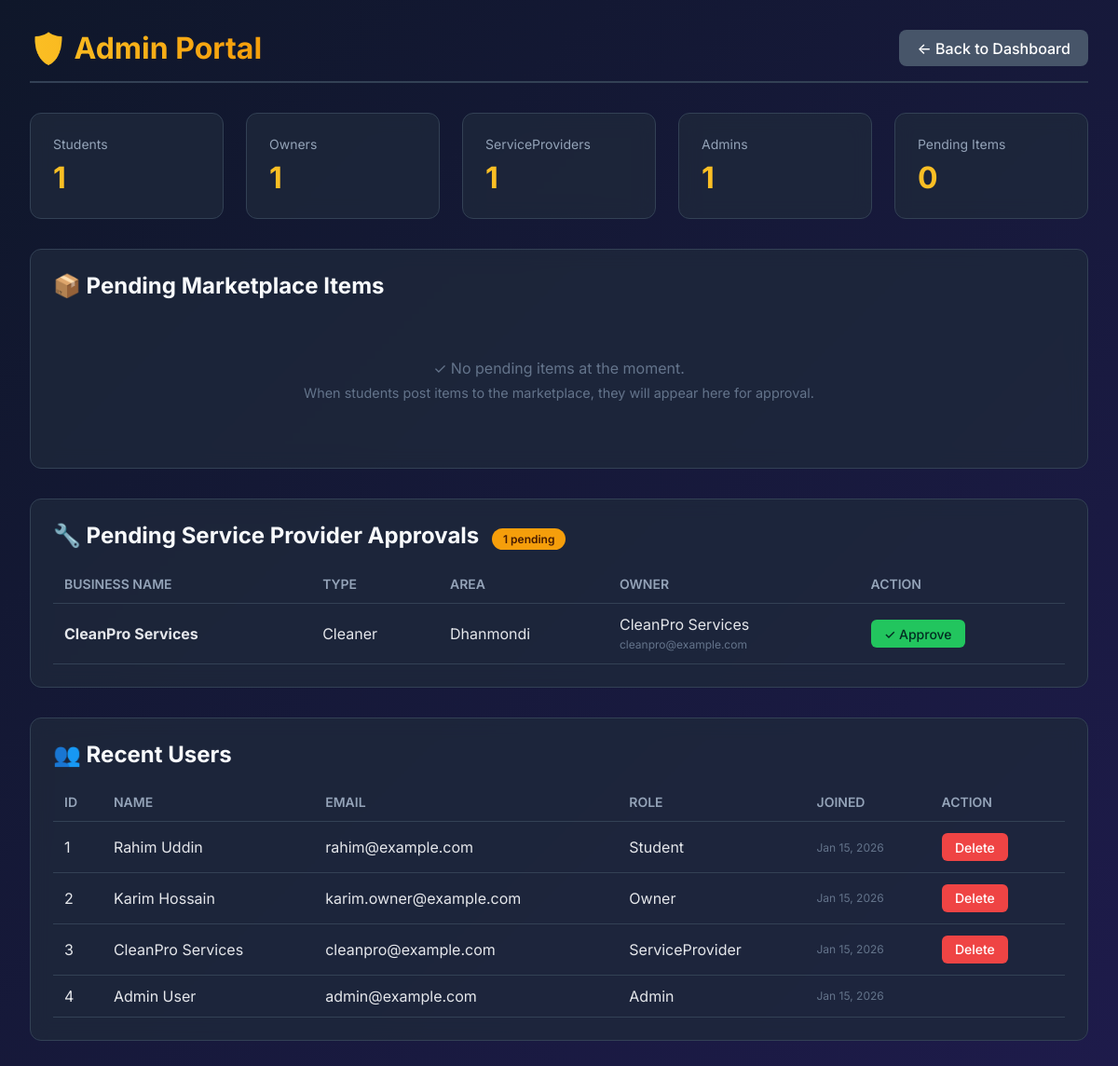
The app's page /admin_portal.php (signed in), older data.
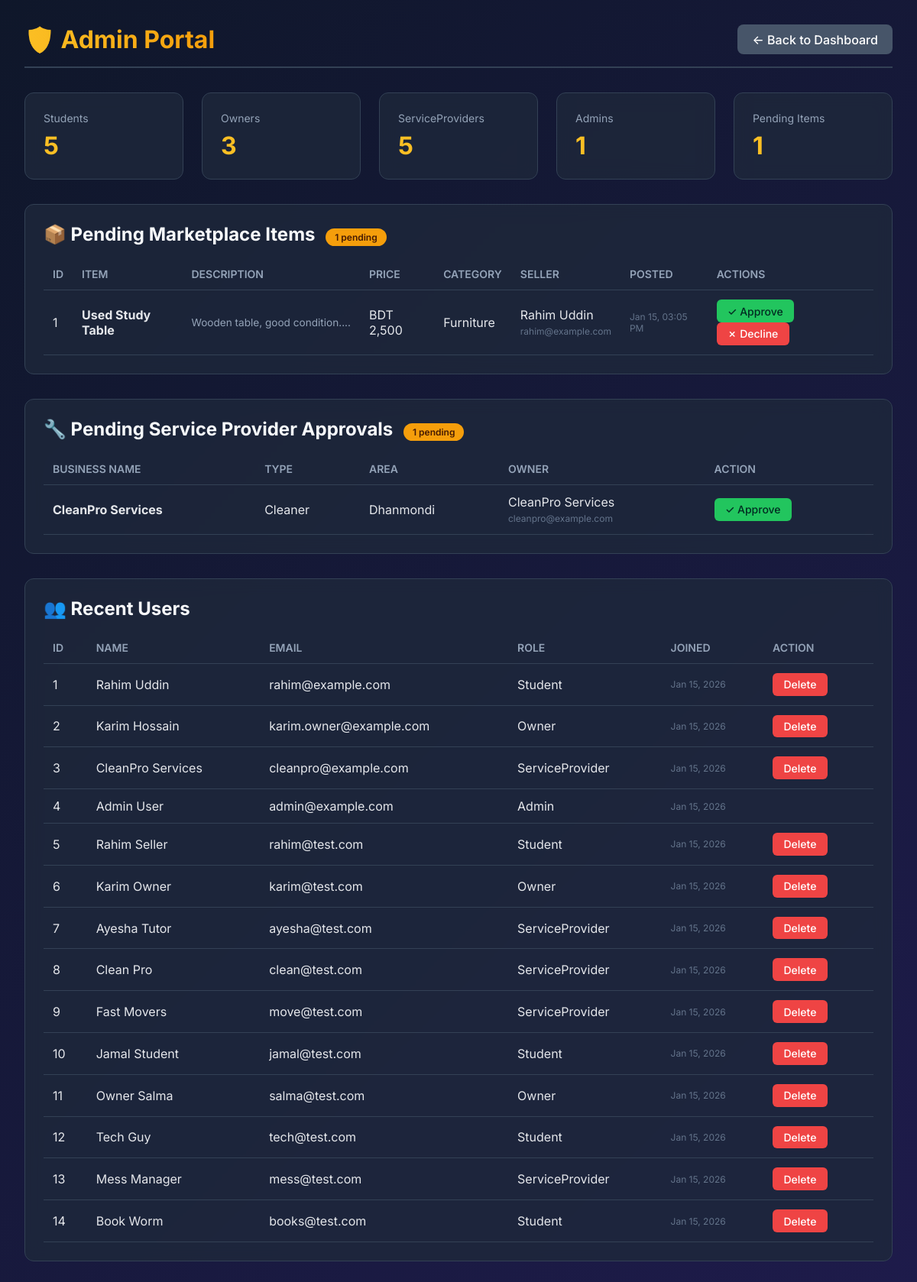
The same page, newer data.
### tables this page shows
CREATE TABLE IF NOT EXISTS SERVICEPROVIDER (
  ProviderID     INT PRIMARY KEY,
  ServiceType    ENUM('Cleaner','Van','Mess','Tuition','Other') NOT NULL,
  BusinessName   VARCHAR(100) NOT NULL,
  Area           VARCHAR(100) NOT NULL,
  AverageRating  DECIMAL(3,2) NOT NULL DEFAULT 0.00,
  TotalReviews   INT NOT NULL DEFAULT 0,
  IsApproved     BOOLEAN NOT NULL DEFAULT FALSE COMMENT 'Admin must approve before visible to students',
  CONSTRAINT fk_sp_user FOREIGN KEY (ProviderID)
    REFERENCES USER(UserID) ON DELETE CASCADE ON UPDATE CASCADE
);

CREATE TABLE IF NOT EXISTS USER (
  UserID       INT AUTO_INCREMENT PRIMARY KEY,
  FullName     VARCHAR(100) NOT NULL,
  Email        VARCHAR(100) NOT NULL UNIQUE,
  Phone        VARCHAR(20)  NOT NULL,
  PasswordHash VARCHAR(255) NOT NULL,
  Role         ENUM('Student','Owner','ServiceProvider','Admin') NOT NULL DEFAULT 'Student',
  AgeGroup     ENUM('18-21','22-25','26-30','Over30') NOT NULL,
  LivingStatus ENUM('Alone','Roommates','Family','Hostel') NOT NULL,
  Bio          TEXT NULL,
  Country      VARCHAR(100) NULL,
  CreatedAt    DATETIME NOT NULL DEFAULT CURRENT_TIMESTAMP,
  Status       ENUM('Active','Blocked','Suspended') NOT NULL DEFAULT 'Active'
);

CREATE TABLE IF NOT EXISTS MARKETITEM (
  ItemID      INT AUTO_INCREMENT PRIMARY KEY,
  SellerID    INT NOT NULL,
  Title       VARCHAR(150) NOT NULL,
  Description TEXT NOT NULL,
  Category    ENUM('Electronics','Furniture','Books','Clothing','Sports','Others') NOT NULL,
  Price       DECIMAL(10,2) NOT NULL,
  `Condition` ENUM('New','LikeNew','Used','VeryUsed') NOT NULL,
  Status      ENUM('Available','Reserved','Sold','Inactive','Pending','Declined') NOT NULL DEFAULT 'Pending',
  CreatedAt   DATETIME NOT NULL DEFAULT CURRENT_TIMESTAMP,
  CONSTRAINT fk_market_seller FOREIGN KEY (SellerID)
    REFERENCES USER(UserID) ON DELETE CASCADE ON UPDATE CASCADE,
  INDEX idx_market_seller (SellerID),
  INDEX idx_market_cat_status (Category, Status)
);

### admin_portal.php (the view, shortened to what the changed rows need)
<?php
include 'config.php';
$conn->query("UPDATE MARKETITEM SET Status = 'Pending' WHERE Status IS NULL OR Status = ''");
$stats = [];
$res = $conn->query("SELECT Role, COUNT(*) as Count FROM USER GROUP BY Role");
while ($row = $res->fetch_assoc()) {
    $stats[$row['Role']] = $row['Count'];
}
$pendingSPs = [];
$res = $conn->query("
    SELECT u.FullName, u.Email, sp.ProviderID, sp.BusinessName, sp.ServiceType, sp.Area
    FROM SERVICEPROVIDER sp
    JOIN USER u ON sp.ProviderID = u.UserID
    WHERE sp.IsApproved = FALSE
");
while ($row = $res->fetch_assoc()) {
    $pendingSPs[] = $row;
}
$pendingItems = [];
$sql = "
    SELECT m.ItemID, m.Title, m.Price, m.Category, m.Description, m.Status, m.CreatedAt, u.FullName, u.Email
    FROM MARKETITEM m
    JOIN USER u ON m.SellerID = u.UserID
    WHERE m.Status = 'Pending'
    ORDER BY m.CreatedAt DESC
";
$res = $conn->query($sql);
if ($res) {
    while ($row = $res->fetch_assoc()) {
        $pendingItems[] = $row;
    }
}
$users = [];
$res = $conn->query("SELECT UserID, FullName, Email, Role, Status, CreatedAt FROM USER ORDER BY CreatedAt DESC LIMIT 20");
while ($row = $res->fetch_assoc()) {
    $users[] = $row;
}
?>
<!DOCTYPE html>
<html lang="en">
<head>
</head>
<body>
    <div class="container">
        <div class="header">
            <h1>🛡️ Admin Portal</h1>
        </div>
        <div class="stats-grid">
            <?php foreach ($stats as $role => $count): ?>
                <div class="stat-card">
                    <div class="stat-label"><?php echo $role; ?>s</div>
                    <div class="stat-value"><?php echo $count; ?></div>
                </div>
            <?php endforeach; ?>
            <div class="stat-card">
                <div class="stat-label">Pending Items</div>
                <div class="stat-value"><?php echo count($pendingItems); ?></div>
            </div>
        </div>
        <div class="card">
            <h2>
                📦 Pending Marketplace Items
                <?php if (count($pendingItems) > 0): ?>
                    <span class="badge badge-warning"><?php echo count($pendingItems); ?> pending</span>
                <?php endif; ?>
            </h2>
            <?php if (empty($pendingItems)): ?>
                <div class="empty-state">
                    <p>✓ No pending items at the moment.</p>
                    <p style="font-size: 0.9rem; margin-top: 0.5rem;">When students post items to the marketplace, they will appear here for approval.</p>
                </div>
            <?php else: ?>
                <table>
                    <thead>
                        <tr>
                            <th>ID</th>
                            <th>Item</th>
                            <th>Description</th>
                            <th>Price</th>
                            <th>Category</th>
                            <th>Seller</th>
                            <th>Posted</th>
                            <th>Actions</th>
                        </tr>
                    </thead>
                    <tbody>
                        <?php foreach ($pendingItems as $item): ?>
                            <tr>
                                <td><?php echo $item['ItemID']; ?></td>
                                <td><strong><?php echo htmlspecialchars($item['Title']); ?></strong></td>
                                <td class="item-desc" title="<?php echo htmlspecialchars($item['Description']); ?>">
                                    <?php echo htmlspecialchars(substr($item['Description'], 0, 80)); ?>...
                                </td>
                                <td>BDT <?php echo number_format($item['Price']); ?></td>
                                <td><?php echo htmlspecialchars($item['Category']); ?></td>
                                <td>
                                    <?php echo htmlspecialchars($item['FullName']); ?><br>
                                    <span class="timestamp"><?php echo htmlspecialchars($item['Email']); ?></span>
                                </td>
                                <td class="timestamp"><?php echo date('M d, h:i A', strtotime($item['CreatedAt'])); ?></td>
                                <td>
                                    <a href="?approve_item=<?php echo $item['ItemID']; ?>" class="btn btn-green">✓ Approve</a>
                                    <a href="?decline_item=<?php echo $item['ItemID']; ?>" class="btn btn-red"
                                        onclick="return confirm('Decline this item?')">✗ Decline</a>
                                </td>
                            </tr>
                        <?php endforeach; ?>
                    </tbody>
                </table>
            <?php endif; ?>
        </div>
        <div class="card">
            <h2>
                🔧 Pending Service Provider Approvals
                <?php if (count($pendingSPs) > 0): ?>
                    <span class="badge badge-warning"><?php echo count($pendingSPs); ?> pending</span>
                <?php endif; ?>
            </h2>
            <?php if (empty($pendingSPs)): ?>
                <div class="empty-state">
                    <p>✓ No pending service provider approvals.</p>
                </div>
            <?php else: ?>
                <table>
                    <thead>
                        <tr>
                            <th>Business Name</th>
                            <th>Type</th>
                            <th>Area</th>
                            <th>Owner</th>
                            <th>Action</th>
                        </tr>
                    </thead>
                    <tbody>
                        <?php foreach ($pendingSPs as $sp): ?>
                            <tr>
                                <td><strong><?php echo htmlspecialchars($sp['BusinessName']); ?></strong></td>
                                <td><?php echo htmlspecialchars($sp['ServiceType']); ?></td>
                                <td><?php echo htmlspecialchars($sp['Area']); ?></td>
                                <td>
                                    <?php echo htmlspecialchars($sp['FullName']); ?><br>
                                    <span class="timestamp"><?php echo htmlspecialchars($sp['Email']); ?></span>
                                </td>
                                <td>
                                    <a href="?approve_sp=<?php echo $sp['ProviderID']; ?>" class="btn btn-green">✓ Approve</a>
                                </td>
                            </tr>
                        <?php endforeach; ?>
                    </tbody>
                </table>
            <?php endif; ?>
        </div>
        <div class="card">
            <h2>👥 Recent Users</h2>
            <table>
                <thead>
                    <tr>
                        <th>ID</th>
                        <th>Name</th>
                        <th>Email</th>
                        <th>Role</th>
                        <th>Joined</th>
                        <th>Action</th>
                    </tr>
                </thead>
                <tbody>
                    <?php foreach ($users as $u): ?>
                        <tr>
                            <td><?php echo $u['UserID']; ?></td>
                            <td><?php echo htmlspecialchars($u['FullName']); ?></td>
                            <td><?php echo htmlspecialchars($u['Email']); ?></td>
                            <td><?php echo $u['Role']; ?></td>
                            <td class="timestamp"><?php echo date('M j, Y', strtotime($u['CreatedAt'])); ?></td>
                            <td>
                                <?php if ($u['Role'] !== 'Admin'): ?>
                                    <a href="?delete_user=<?php echo $u['UserID']; ?>" class="btn btn-red"
                                        onclick="return confirm('Are you sure?');">Delete</a>
                                <?php endif; ?>
                            </td>
                        </tr>
                    <?php endforeach; ?>
                </tbody>
            </table>
        </div>
    </div>
</body>
</html>

Row changes from the older to the newer data that the page shows:
now on this page (row edited): marketitem: ItemID "1", Title "Used Study Table", Description "Wooden table, good condition.", Price "2,500", Category "Furniture", SellerID.FullName "Rahim Uddin", SellerID.Email "rahim@example.com", CreatedAt "Jan 15, 03:05 PM"
added user: UserID "5", FullName "Rahim Seller", Email "rahim@test.com", Role "Student", CreatedAt "Jan 15, 2026"
added user: UserID "6", FullName "Karim Owner", Email "karim@test.com", Role "Owner", CreatedAt "Jan 15, 2026"
added user: UserID "7", FullName "Ayesha Tutor", Email "ayesha@test.com", Role "ServiceProvider", CreatedAt "Jan 15, 2026"
added user: UserID "8", FullName "Clean Pro", Email "clean@test.com", Role "ServiceProvider", CreatedAt "Jan 15, 2026"
added user: UserID "9", FullName "Fast Movers", Email "move@test.com", Role "ServiceProvider", CreatedAt "Jan 15, 2026"
added user: UserID "10", FullName "Jamal Student", Email "jamal@test.com", Role "Student", CreatedAt "Jan 15, 2026"
added user: UserID "11", FullName "Owner Salma", Email "salma@test.com", Role "Owner", CreatedAt "Jan 15, 2026"
added user: UserID "12", FullName "Tech Guy", Email "tech@test.com", Role "Student", CreatedAt "Jan 15, 2026"
added user: UserID "13", FullName "Mess Manager", Email "mess@test.com", Role "ServiceProvider", CreatedAt "Jan 15, 2026"
added user: UserID "14", FullName "Book Worm", Email "books@test.com", Role "Student", CreatedAt "Jan 15, 2026"
Text that changed along with them:
count($pendingItems): "0" → "1"
count($pendingItems): (not shown) → "1"
new list line: "Student s 5"
new list line: "Owner s 3"
new list line: "ServiceProvider s 5"
text no longer shown: "✓ No pending items at the moment. When students post items to the marketplace, they will appear here for approval."
text now shown: "pending ID ITEM DESCRIPTION PRICE CATEGORY SELLER POSTED ACTIONS"
list line gone: "Student s 1"
list line gone: "Owner s 1"
list line gone: "ServiceProvider s 1"
